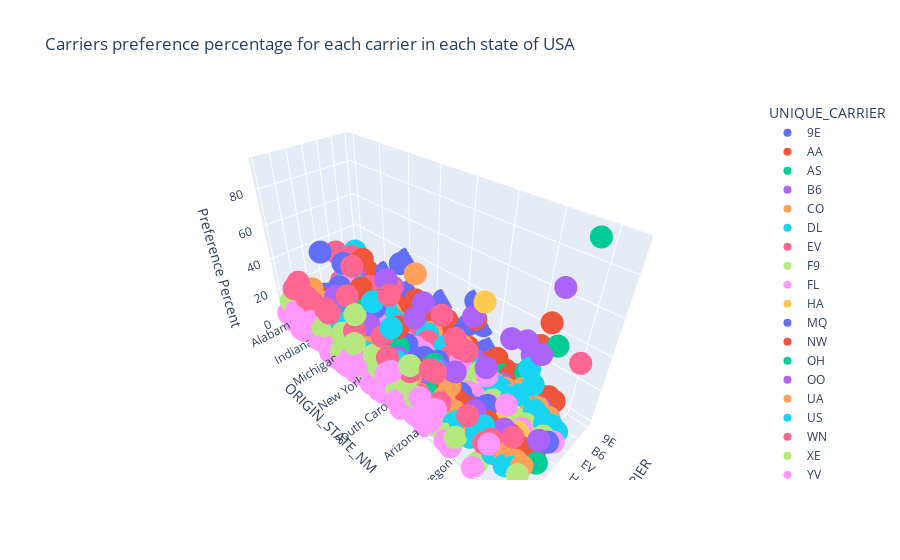

The code cell stored with this chart in its notebook:
### Code cell
fig = px.scatter_3d(Carrier_State, x='UNIQUE_CARRIER', y='ORIGIN_STATE_NM', z='Preference Percent',
              color='UNIQUE_CARRIER', title='Carriers preference percentage for each carrier in each state of USA')
fig.show()

### Figure 1 — Plotly figure (JSON) as saved in the notebook; plotly's stock layout.template omitted (floating-point values rounded to 4 significant figures)
{"data": [{"hovertemplate": "UNIQUE_CARRIER=%{x}<br>ORIGIN_STATE_NM=%{y}<br>Preference Percent=%{z}<extra></extra>", "legendgroup": "9E", "marker": {"color": "#636efa", "symbol": "circle"}, "mode": "markers", "name": "9E", "scene": "scene", "showlegend": true, "type": "scatter3d", "x": ["9E", "9E", "9E", "9E", "9E", "9E", "9E", "9E", "9E", "9E", "9E", "9E", "9E", "9E", "9E", "9E", "9E", "9E", "9E", "9E", "9E", "9E", "9E", "9E", "9E", "9E", "9E", "9E", "9E", "9E", "9E", "9E", "9E", "9E", "9E"], "y": ["Alabama", "Arkansas", "Connecticut", "District of Columbia", "Florida", "Georgia", "Illinois", "Indiana", "Iowa", "Kansas", "Kentucky", "Louisiana", "Maine", "Massachusetts", "Michigan", "Minnesota", "Mississippi", "Missouri", "Nebraska", "New Hampshire", "New Jersey", "New York", "North Carolina", "North Dakota", "Ohio", "Oklahoma", "Pennsylvania", "Rhode Island", "South Carolina", "South Dakota", "Tennessee", "Texas", "Vermont", "Virginia", "Wisconsin"], "z": [11.61, 9.232, 0.7739, 1.326, 1.1, 3.002, 0.9387, 14.3, 19.46, 12.49, 2.983, 5.748, 30.7, 1.005, 36.45, 16.55, 11.98, 3.455, 10.42, 0.8726, 0.1303, 4.055, 1.848, 22.24, 3.505, 9.028, 7.027, 5.201, 8.938, 16.05, 33.03, 1.01, 20.59, 5.534, 8.924]}, {"hovertemplate": "UNIQUE_CARRIER=%{x}<br>ORIGIN_STATE_NM=%{y}<br>Preference Percent=%{z}<extra></extra>", "legendgroup": "AA", "marker": {"color": "#EF553B", "symbol": "circle"}, "mode": "markers", "name": "AA", "scene": "scene", "showlegend": true, "type": "scatter3d", "x": ["AA", "AA", "AA", "AA", "AA", "AA", "AA", "AA", "AA", "AA", "AA", "AA", "AA", "AA", "AA", "AA", "AA", "AA", "AA", "AA", "AA", "AA", "AA", "AA", "AA", "AA", "AA", "AA", "AA", "AA", "AA", "AA", "AA", "AA", "AA", "AA", "AA", "AA"], "y": ["Alabama", "Arizona", "Arkansas", "California", "Colorado", "Connecticut", "District of Columbia", "Florida", "Georgia", "Hawaii", "Illinois", "Indiana", "Kansas", "Kentucky", "Louisiana", "Maryland", "Massachusetts", "Michigan", "Minnesota", "Missouri", "Nebraska", "Nevada", "New Jersey", "New Mexico", "New York", "North Carolina", "Ohio", "Oklahoma", "Oregon", "Pennsylvania", "Puerto Rico", "Tennessee", "Texas", "U.S. Virgin Islands", "Utah", "Virginia", "Washington", "Wyoming"], "z": [4.59, 4.203, 2.502, 8.225, 3.786, 8.126, 10.47, 14.54, 1.461, 4.129, 14.44, 3.528, 10.94, 4.072, 6.381, 3.274, 10.98, 1.357, 4.546, 14.43, 6.977, 5.385, 4.624, 8.025, 9.624, 2.929, 1.152, 13.35, 2.274, 4.246, 30.66, 4.023, 24.85, 45.53, 2.034, 4.009, 4.261, 3.544]}, {"hovertemplate": "UNIQUE_CARRIER=%{x}<br>ORIGIN_STATE_NM=%{y}<br>Preference Percent=%{z}<extra></extra>", "legendgroup": "AS", "marker": {"color": "#00cc96", "symbol": "circle"}, "mode": "markers", "name": "AS", "scene": "scene", "showlegend": true, "type": "scatter3d", "x": ["AS", "AS", "AS", "AS", "AS", "AS", "AS", "AS", "AS", "AS", "AS", "AS", "AS", "AS", "AS", "AS"], "y": ["Alaska", "Arizona", "California", "Colorado", "District of Columbia", "Florida", "Georgia", "Hawaii", "Illinois", "Massachusetts", "Minnesota", "Nevada", "New Jersey", "Oregon", "Texas", "Washington"], "z": [92.91, 1.58, 3.78, 0.5541, 0.8011, 0.2447, 0.08932, 2.901, 0.3737, 0.7417, 0.6434, 2.198, 0.6622, 13.61, 0.258, 38.13]}, {"hovertemplate": "UNIQUE_CARRIER=%{x}<br>ORIGIN_STATE_NM=%{y}<br>Preference Percent=%{z}<extra></extra>", "legendgroup": "B6", "marker": {"color": "#ab63fa", "symbol": "circle"}, "mode": "markers", "name": "B6", "scene": "scene", "showlegend": true, "type": "scatter3d", "x": ["B6", "B6", "B6", "B6", "B6", "B6", "B6", "B6", "B6", "B6", "B6", "B6", "B6", "B6", "B6", "B6", "B6", "B6", "B6", "B6", "B6", "B6"], "y": ["Arizona", "California", "Colorado", "District of Columbia", "Florida", "Illinois", "Louisiana", "Maine", "Maryland", "Massachusetts", "Nevada", "New Jersey", "New York", "North Carolina", "Oregon", "Pennsylvania", "Puerto Rico", "Texas", "Utah", "Vermont", "Virginia", "Washington"], "z": [0.2764, 3.104, 0.3648, 4.466, 9.978, 0.5225, 2.05, 18.76, 1.409, 20.24, 2.11, 3.897, 22.16, 1.796, 1.616, 0.8343, 28.87, 0.5195, 0.8963, 31.58, 4.997, 1.238]}, {"hovertemplate": "UNIQUE_CARRIER=%{x}<br>ORIGIN_STATE_NM=%{y}<br>Preference Percent=%{z}<extra></extra>", "legendgroup": "CO", "marker": {"color": "#FFA15A", "symbol": "circle"}, "mode": "markers", "name": "CO", "scene": "scene", "showlegend": true, "type": "scatter3d", "x": ["CO", "CO", "CO", "CO", "CO", "CO", "CO", "CO", "CO", "CO", "CO", "CO", "CO", "CO", "CO", "CO", "CO", "CO", "CO", "CO", "CO", "CO", "CO", "CO", "CO", "CO", "CO", "CO", "CO", "CO", "CO"], "y": ["Alaska", "Arizona", "California", "Colorado", "District of Columbia", "Florida", "Georgia", "Hawaii", "Illinois", "Indiana", "Louisiana", "Maryland", "Massachusetts", "Michigan", "Minnesota", "Missouri", "Nebraska", "Nevada", "New Jersey", "New Mexico", "New York", "North Carolina", "Ohio", "Oklahoma", "Oregon", "Pennsylvania", "Puerto Rico", "Texas", "U.S. Virgin Islands", "Utah", "Washington"], "z": [2.666, 2.228, 3.118, 1.815, 2.026, 5.526, 0.5475, 1.54, 1.203, 0.6867, 6.63, 1.713, 4.056, 0.9245, 0.327, 0.1421, 1.308, 3.033, 40.65, 0.7326, 1.181, 1.255, 8.852, 1.71, 3.082, 1.947, 9.899, 12.64, 6.628, 0.7421, 4.261]}, {"hovertemplate": "UNIQUE_CARRIER=%{x}<br>ORIGIN_STATE_NM=%{y}<br>Preference Percent=%{z}<extra></extra>", "legendgroup": "DL", "marker": {"color": "#19d3f3", "symbol": "circle"}, "mode": "markers", "name": "DL", "scene": "scene", "showlegend": true, "type": "scatter3d", "x": ["DL", "DL", "DL", "DL", "DL", "DL", "DL", "DL", "DL", "DL", "DL", "DL", "DL", "DL", "DL", "DL", "DL", "DL", "DL", "DL", "DL", "DL", "DL", "DL", "DL", "DL", "DL", "DL", "DL", "DL", "DL", "DL", "DL", "DL", "DL", "DL", "DL", "DL", "DL", "DL", "DL"], "y": ["Alabama", "Alaska", "Arizona", "California", "Colorado", "Connecticut", "District of Columbia", "Florida", "Georgia", "Hawaii", "Idaho", "Illinois", "Indiana", "Kentucky", "Louisiana", "Maryland", "Massachusetts", "Michigan", "Minnesota", "Mississippi", "Missouri", "Montana", "Nevada", "New Jersey", "New Mexico", "New York", "North Carolina", "Ohio", "Oregon", "Pennsylvania", "Puerto Rico", "Rhode Island", "South Carolina", "Tennessee", "Texas", "U.S. Virgin Islands", "Utah", "Virginia", "Washington", "Wisconsin", "Wyoming"], "z": [2.43, 1.132, 2.003, 3.475, 1.898, 19.24, 5.258, 11.57, 36.42, 1.93, 2.814, 0.9022, 4.097, 0.7102, 5.767, 4.251, 10.47, 2.223, 3.597, 1.812, 3.378, 0.8416, 4.608, 3.322, 2.897, 10.92, 2.865, 9.516, 3.74, 4.478, 7.827, 1.172, 7.678, 1.982, 1.281, 27.09, 19.22, 8.639, 5.039, 1.442, 3.165]}, {"hovertemplate": "UNIQUE_CARRIER=%{x}<br>ORIGIN_STATE_NM=%{y}<br>Preference Percent=%{z}<extra></extra>", "legendgroup": "EV", "marker": {"color": "#FF6692", "symbol": "circle"}, "mode": "markers", "name": "EV", "scene": "scene", "showlegend": true, "type": "scatter3d", "x": ["EV", "EV", "EV", "EV", "EV", "EV", "EV", "EV", "EV", "EV", "EV", "EV", "EV", "EV", "EV", "EV", "EV", "EV", "EV", "EV", "EV", "EV", "EV", "EV", "EV", "EV", "EV", "EV", "EV", "EV"], "y": ["Alabama", "Arkansas", "District of Columbia", "Florida", "Georgia", "Illinois", "Indiana", "Iowa", "Kansas", "Kentucky", "Louisiana", "Maine", "Michigan", "Mississippi", "Missouri", "Nebraska", "New Hampshire", "New York", "North Carolina", "Ohio", "Oklahoma", "Pennsylvania", "Rhode Island", "South Carolina", "South Dakota", "Tennessee", "Texas", "Virginia", "West Virginia", "Wisconsin"], "z": [30.7, 11.7, 0.5617, 3.939, 34.17, 0.7503, 6.441, 3.651, 14.13, 20.98, 11.07, 2.171, 1.613, 28.58, 2.219, 5.911, 2.618, 0.9594, 6.747, 5.842, 8.158, 2.169, 0.8791, 30.83, 0.1672, 7.134, 0.3715, 16.23, 47.11, 1.562]}, {"hovertemplate": "UNIQUE_CARRIER=%{x}<br>ORIGIN_STATE_NM=%{y}<br>Preference Percent=%{z}<extra></extra>", "legendgroup": "F9", "marker": {"color": "#B6E880", "symbol": "circle"}, "mode": "markers", "name": "F9", "scene": "scene", "showlegend": true, "type": "scatter3d", "x": ["F9", "F9", "F9", "F9", "F9", "F9", "F9", "F9", "F9", "F9", "F9", "F9", "F9", "F9", "F9", "F9", "F9", "F9", "F9", "F9", "F9", "F9", "F9"], "y": ["Arizona", "California", "Colorado", "District of Columbia", "Florida", "Georgia", "Idaho", "Illinois", "Indiana", "Massachusetts", "Michigan", "Minnesota", "Missouri", "Nevada", "New York", "Ohio", "Oregon", "Pennsylvania", "Tennessee", "Texas", "Utah", "Washington", "Wisconsin"], "z": [1.675, 1.12, 13.74, 0.8195, 0.7763, 0.2075, 0.8206, 0.3615, 2.013, 0.2991, 0.4065, 0.9704, 2.372, 1.919, 0.2558, 0.3361, 2.293, 0.2781, 0.7252, 0.6863, 1.012, 0.8654, 6.144]}, {"hovertemplate": "UNIQUE_CARRIER=%{x}<br>ORIGIN_STATE_NM=%{y}<br>Preference Percent=%{z}<extra></extra>", "legendgroup": "FL", "marker": {"color": "#FF97FF", "symbol": "circle"}, "mode": "markers", "name": "FL", "scene": "scene", "showlegend": true, "type": "scatter3d", "x": ["FL", "FL", "FL", "FL", "FL", "FL", "FL", "FL", "FL", "FL", "FL", "FL", "FL", "FL", "FL", "FL", "FL", "FL", "FL", "FL", "FL", "FL", "FL", "FL", "FL", "FL", "FL", "FL", "FL", "FL"], "y": ["Arizona", "California", "Colorado", "District of Columbia", "Florida", "Georgia", "Illinois", "Indiana", "Kansas", "Louisiana", "Maine", "Maryland", "Massachusetts", "Michigan", "Minnesota", "Missouri", "Nevada", "New Jersey", "New York", "North Carolina", "Ohio", "Pennsylvania", "Puerto Rico", "South Carolina", "Tennessee", "Texas", "Virginia", "Washington", "West Virginia", "Wisconsin"], "z": [0.4795, 0.4377, 0.8404, 3.84, 11.59, 17.1, 1.862, 14.49, 7.357, 2.874, 11.16, 18.2, 6.663, 2.341, 2.468, 3.072, 1.172, 0.9336, 4.302, 1.957, 5.986, 6.174, 8.517, 0.2292, 1.079, 0.7964, 10.87, 0.3396, 5.372, 16.97]}, {"hovertemplate": "UNIQUE_CARRIER=%{x}<br>ORIGIN_STATE_NM=%{y}<br>Preference Percent=%{z}<extra></extra>", "legendgroup": "HA", "marker": {"color": "#FECB52", "symbol": "circle"}, "mode": "markers", "name": "HA", "scene": "scene", "showlegend": true, "type": "scatter3d", "x": ["HA", "HA", "HA", "HA", "HA", "HA"], "y": ["Arizona", "California", "Hawaii", "Nevada", "Oregon", "Washington"], "z": [0.1749, 0.3633, 59.89, 0.5714, 1.165, 0.8216]}, {"hovertemplate": "UNIQUE_CARRIER=%{x}<br>ORIGIN_STATE_NM=%{y}<br>Preference Percent=%{z}<extra></extra>", "legendgroup": "MQ", "marker": {"color": "#636efa", "symbol": "circle"}, "mode": "markers", "name": "MQ", "scene": "scene", "showlegend": true, "type": "scatter3d", "x": ["MQ", "MQ", "MQ", "MQ", "MQ", "MQ", "MQ", "MQ", "MQ", "MQ", "MQ", "MQ", "MQ", "MQ", "MQ", "MQ", "MQ", "MQ", "MQ", "MQ", "MQ", "MQ", "MQ", "MQ", "MQ", "MQ", "MQ", "MQ", "MQ", "MQ", "MQ", "MQ", "MQ"], "y": ["Alabama", "Arkansas", "California", "Colorado", "Connecticut", "District of Columbia", "Florida", "Georgia", "Illinois", "Indiana", "Iowa", "Kansas", "Kentucky", "Louisiana", "Maryland", "Massachusetts", "Michigan", "Minnesota", "Mississippi", "Missouri", "Nebraska", "New Mexico", "New York", "North Carolina", "Ohio", "Oklahoma", "Pennsylvania", "South Carolina", "Tennessee", "Texas", "Virginia", "West Virginia", "Wisconsin"], "z": [5.967, 37.0, 4.186, 0.314, 9.121, 7.357, 3.137, 0.389, 20.59, 13.12, 38.96, 15.68, 13.68, 13.91, 1.434, 8.948, 5.704, 1.582, 21.86, 5.149, 5.669, 8.258, 8.4, 9.072, 11.73, 6.119, 2.716, 11.0, 7.952, 14.69, 5.985, 11.16, 13.33]}, {"hovertemplate": "UNIQUE_CARRIER=%{x}<br>ORIGIN_STATE_NM=%{y}<br>Preference Percent=%{z}<extra></extra>", "legendgroup": "NW", "marker": {"color": "#EF553B", "symbol": "circle"}, "mode": "markers", "name": "NW", "scene": "scene", "showlegend": true, "type": "scatter3d", "x": ["NW", "NW", "NW", "NW", "NW", "NW", "NW", "NW", "NW", "NW", "NW", "NW", "NW", "NW", "NW", "NW", "NW", "NW", "NW", "NW", "NW", "NW", "NW", "NW", "NW", "NW", "NW", "NW", "NW", "NW", "NW", "NW", "NW", "NW", "NW", "NW", "NW", "NW", "NW", "NW"], "y": ["Alaska", "Arizona", "Arkansas", "California", "Colorado", "Connecticut", "District of Columbia", "Florida", "Georgia", "Hawaii", "Illinois", "Indiana", "Louisiana", "Maryland", "Massachusetts", "Michigan", "Minnesota", "Missouri", "Montana", "Nebraska", "Nevada", "New Hampshire", "New Jersey", "New Mexico", "New York", "North Carolina", "North Dakota", "Ohio", "Oregon", "Pennsylvania", "Puerto Rico", "Rhode Island", "South Dakota", "Tennessee", "Texas", "Utah", "Virginia", "Washington", "Wisconsin", "Wyoming"], "z": [1.68, 2.008, 1.092, 2.104, 1.487, 7.076, 3.628, 4.944, 0.08932, 2.243, 1.4, 6.962, 3.123, 2.779, 3.78, 33.3, 52.02, 3.881, 3.366, 2.859, 3.744, 5.236, 1.368, 1.798, 4.767, 1.983, 23.05, 0.7603, 2.8, 2.549, 1.013, 5.275, 3.344, 10.2, 0.4782, 1.552, 1.355, 4.666, 9.628, 1.266]}, {"hovertemplate": "UNIQUE_CARRIER=%{x}<br>ORIGIN_STATE_NM=%{y}<br>Preference Percent=%{z}<extra></extra>", "legendgroup": "OH", "marker": {"color": "#00cc96", "symbol": "circle"}, "mode": "markers", "name": "OH", "scene": "scene", "showlegend": true, "type": "scatter3d", "x": ["OH", "OH", "OH", "OH", "OH", "OH", "OH", "OH", "OH", "OH", "OH", "OH", "OH", "OH", "OH", "OH", "OH", "OH", "OH", "OH", "OH", "OH", "OH", "OH", "OH", "OH", "OH", "OH", "OH", "OH", "OH", "OH"], "y": ["Alabama", "Connecticut", "District of Columbia", "Florida", "Georgia", "Illinois", "Indiana", "Iowa", "Kentucky", "Louisiana", "Maine", "Maryland", "Massachusetts", "Michigan", "Minnesota", "Mississippi", "Missouri", "Nebraska", "New Jersey", "New York", "North Carolina", "Ohio", "Oklahoma", "Pennsylvania", "Rhode Island", "South Carolina", "Tennessee", "Texas", "Vermont", "Virginia", "West Virginia", "Wisconsin"], "z": [5.373, 2.819, 5.884, 0.6263, 1.495, 0.72, 3.765, 4.196, 11.65, 1.054, 24.19, 0.368, 4.725, 4.996, 2.679, 1.461, 1.837, 4.167, 0.2497, 11.82, 4.14, 13.74, 0.7199, 2.447, 2.125, 1.719, 1.552, 0.332, 18.99, 8.159, 3.306, 2.008]}, {"hovertemplate": "UNIQUE_CARRIER=%{x}<br>ORIGIN_STATE_NM=%{y}<br>Preference Percent=%{z}<extra></extra>", "legendgroup": "OO", "marker": {"color": "#ab63fa", "symbol": "circle"}, "mode": "markers", "name": "OO", "scene": "scene", "showlegend": true, "type": "scatter3d", "x": ["OO", "OO", "OO", "OO", "OO", "OO", "OO", "OO", "OO", "OO", "OO", "OO", "OO", "OO", "OO", "OO", "OO", "OO", "OO", "OO", "OO", "OO", "OO", "OO", "OO", "OO", "OO", "OO", "OO", "OO", "OO", "OO", "OO", "OO", "OO", "OO", "OO", "OO", "OO", "OO"], "y": ["Alabama", "Arizona", "Arkansas", "California", "Colorado", "District of Columbia", "Georgia", "Idaho", "Illinois", "Indiana", "Iowa", "Kansas", "Kentucky", "Louisiana", "Michigan", "Minnesota", "Mississippi", "Missouri", "Montana", "Nebraska", "Nevada", "New Jersey", "New Mexico", "New York", "North Carolina", "North Dakota", "Ohio", "Oklahoma", "Oregon", "Pennsylvania", "South Carolina", "South Dakota", "Tennessee", "Texas", "Utah", "Virginia", "Washington", "West Virginia", "Wisconsin", "Wyoming"], "z": [2.592, 4.913, 13.25, 21.81, 27.19, 0.2302, 1.746, 61.78, 11.18, 4.333, 12.86, 23.23, 11.08, 0.6131, 1.121, 1.013, 3.39, 5.029, 91.2, 19.23, 4.418, 0.5428, 12.42, 0.7164, 0.4764, 54.71, 7.059, 10.68, 40.52, 2.141, 2.674, 42.98, 3.491, 1.693, 61.35, 0.05647, 13.9, 21.07, 21.57, 64.18]}, {"hovertemplate": "UNIQUE_CARRIER=%{x}<br>ORIGIN_STATE_NM=%{y}<br>Preference Percent=%{z}<extra></extra>", "legendgroup": "UA", "marker": {"color": "#FFA15A", "symbol": "circle"}, "mode": "markers", "name": "UA", "scene": "scene", "showlegend": true, "type": "scatter3d", "x": ["UA", "UA", "UA", "UA", "UA", "UA", "UA", "UA", "UA", "UA", "UA", "UA", "UA", "UA", "UA", "UA", "UA", "UA", "UA", "UA", "UA", "UA", "UA", "UA", "UA", "UA", "UA", "UA", "UA", "UA", "UA", "UA", "UA", "UA", "UA", "UA", "UA", "UA"], "y": ["Arizona", "California", "Colorado", "Connecticut", "District of Columbia", "Florida", "Georgia", "Hawaii", "Idaho", "Illinois", "Iowa", "Kansas", "Louisiana", "Maryland", "Massachusetts", "Michigan", "Minnesota", "Missouri", "Montana", "Nebraska", "Nevada", "New Jersey", "New Mexico", "New York", "North Carolina", "Ohio", "Oklahoma", "Oregon", "Pennsylvania", "Puerto Rico", "Rhode Island", "South Dakota", "Texas", "U.S. Virgin Islands", "Utah", "Virginia", "Washington", "Wyoming"], "z": [2.629, 10.96, 20.88, 9.287, 20.6, 2.234, 0.2478, 7.264, 5.1, 16.02, 5.286, 3.872, 4.196, 4.442, 8.015, 0.4721, 3.618, 2.416, 4.591, 9.399, 6.249, 2.812, 2.065, 4.247, 1.178, 1.401, 4.199, 6.465, 5.229, 4.236, 4.396, 8.361, 0.9203, 4.611, 0.6554, 1.525, 6.737, 6.076]}, {"hovertemplate": "UNIQUE_CARRIER=%{x}<br>ORIGIN_STATE_NM=%{y}<br>Preference Percent=%{z}<extra></extra>", "legendgroup": "US", "marker": {"color": "#19d3f3", "symbol": "circle"}, "mode": "markers", "name": "US", "scene": "scene", "showlegend": true, "type": "scatter3d", "x": ["US", "US", "US", "US", "US", "US", "US", "US", "US", "US", "US", "US", "US", "US", "US", "US", "US", "US", "US", "US", "US", "US", "US", "US", "US", "US", "US", "US", "US", "US", "US", "US", "US", "US", "US", "US", "US", "US", "US"], "y": ["Alaska", "Arizona", "California", "Colorado", "Connecticut", "District of Columbia", "Florida", "Georgia", "Hawaii", "Idaho", "Illinois", "Indiana", "Louisiana", "Maine", "Maryland", "Massachusetts", "Michigan", "Minnesota", "Missouri", "Nebraska", "Nevada", "New Hampshire", "New Jersey", "New Mexico", "New York", "North Carolina", "Ohio", "Oregon", "Pennsylvania", "Puerto Rico", "Rhode Island", "South Carolina", "Tennessee", "Texas", "U.S. Virgin Islands", "Utah", "Virginia", "Washington", "Wisconsin"], "z": [1.607, 28.23, 3.584, 1.672, 9.674, 14.72, 8.063, 1.141, 1.785, 3.576, 1.801, 2.652, 2.855, 4.806, 4.213, 15.1, 1.272, 3.143, 3.28, 2.277, 8.513, 6.195, 3.463, 3.03, 5.377, 43.84, 0.7203, 2.8, 35.43, 8.978, 16.41, 4.622, 0.9192, 1.56, 16.14, 1.301, 4.122, 3.615, 0.8924]}, {"hovertemplate": "UNIQUE_CARRIER=%{x}<br>ORIGIN_STATE_NM=%{y}<br>Preference Percent=%{z}<extra></extra>", "legendgroup": "WN", "marker": {"color": "#FF6692", "symbol": "circle"}, "mode": "markers", "name": "WN", "scene": "scene", "showlegend": true, "type": "scatter3d", "x": ["WN", "WN", "WN", "WN", "WN", "WN", "WN", "WN", "WN", "WN", "WN", "WN", "WN", "WN", "WN", "WN", "WN", "WN", "WN", "WN", "WN", "WN", "WN", "WN", "WN", "WN", "WN", "WN", "WN", "WN", "WN", "WN", "WN", "WN", "WN", "WN"], "y": ["Alabama", "Arizona", "Arkansas", "California", "Colorado", "Connecticut", "District of Columbia", "Florida", "Idaho", "Illinois", "Indiana", "Kentucky", "Louisiana", "Maryland", "Massachusetts", "Michigan", "Minnesota", "Mississippi", "Missouri", "Nebraska", "Nevada", "New Hampshire", "New Mexico", "New York", "North Carolina", "Ohio", "Oklahoma", "Oregon", "Pennsylvania", "Rhode Island", "Tennessee", "Texas", "Utah", "Virginia", "Washington", "Wisconsin"], "z": [19.28, 30.75, 13.92, 31.29, 14.94, 26.64, 2.578, 19.64, 25.91, 18.59, 10.94, 21.54, 20.16, 55.79, 3.409, 3.009, 3.322, 13.44, 40.93, 20.78, 52.68, 60.3, 53.08, 7.654, 5.061, 9.004, 30.35, 19.64, 19.12, 57.0, 17.04, 20.72, 10.68, 9.768, 16.12, 6.109]}, {"hovertemplate": "UNIQUE_CARRIER=%{x}<br>ORIGIN_STATE_NM=%{y}<br>Preference Percent=%{z}<extra></extra>", "legendgroup": "XE", "marker": {"color": "#B6E880", "symbol": "circle"}, "mode": "markers", "name": "XE", "scene": "scene", "showlegend": true, "type": "scatter3d", "x": ["XE", "XE", "XE", "XE", "XE", "XE", "XE", "XE", "XE", "XE", "XE", "XE", "XE", "XE", "XE", "XE", "XE", "XE", "XE", "XE", "XE", "XE", "XE", "XE", "XE", "XE", "XE", "XE", "XE", "XE", "XE", "XE", "XE", "XE", "XE", "XE", "XE", "XE", "XE", "XE"], "y": ["Alabama", "Arizona", "Arkansas", "Colorado", "Connecticut", "District of Columbia", "Florida", "Georgia", "Illinois", "Indiana", "Iowa", "Kansas", "Kentucky", "Louisiana", "Maine", "Maryland", "Massachusetts", "Michigan", "Minnesota", "Mississippi", "Missouri", "Nebraska", "New Hampshire", "New Jersey", "New Mexico", "New York", "North Carolina", "Ohio", "Oklahoma", "Pennsylvania", "Rhode Island", "South Carolina", "South Dakota", "Tennessee", "Texas", "Utah", "Vermont", "Virginia", "West Virginia", "Wisconsin"], "z": [12.28, 0.7503, 11.31, 2.909, 5.03, 4.309, 1.795, 1.092, 0.9205, 8.075, 2.997, 12.29, 9.801, 13.57, 3.876, 2.132, 1.268, 2.419, 3.512, 17.48, 8.003, 10.32, 16.14, 36.3, 5.628, 1.949, 4.288, 18.62, 12.87, 1.474, 5.275, 14.86, 8.194, 6.848, 16.19, 0.318, 28.83, 11.58, 11.98, 6.865]}, {"hovertemplate": "UNIQUE_CARRIER=%{x}<br>ORIGIN_STATE_NM=%{y}<br>Preference Percent=%{z}<extra></extra>", "legendgroup": "YV", "marker": {"color": "#FF97FF", "symbol": "circle"}, "mode": "markers", "name": "YV", "scene": "scene", "showlegend": true, "type": "scatter3d", "x": ["YV", "YV", "YV", "YV", "YV", "YV", "YV", "YV", "YV", "YV", "YV", "YV", "YV", "YV", "YV", "YV", "YV", "YV", "YV", "YV", "YV", "YV", "YV", "YV", "YV", "YV", "YV", "YV", "YV", "YV", "YV", "YV", "YV", "YV", "YV", "YV", "YV"], "y": ["Alabama", "Arizona", "California", "Colorado", "Connecticut", "District of Columbia", "Florida", "Georgia", "Hawaii", "Illinois", "Indiana", "Iowa", "Kentucky", "Maine", "Massachusetts", "Michigan", "Minnesota", "Missouri", "Nebraska", "Nevada", "New Hampshire", "New Jersey", "New Mexico", "New York", "North Carolina", "Ohio", "Oklahoma", "Pennsylvania", "Rhode Island", "South Carolina", "South Dakota", "Tennessee", "Texas", "Utah", "Virginia", "Wisconsin", "Wyoming"], "z": [5.184, 18.1, 2.44, 7.615, 2.211, 11.12, 0.3131, 0.8097, 18.32, 7.428, 4.594, 12.59, 3.504, 4.341, 0.2991, 2.387, 0.01055, 0.4045, 0.6783, 3.399, 8.639, 1.042, 2.065, 1.612, 10.57, 1.769, 2.819, 1.734, 2.271, 17.46, 20.9, 4.014, 1.01, 0.2409, 7.171, 4.548, 21.77]}], "layout": {"legend": {"title": {"text": "UNIQUE_CARRIER"}, "tracegroupgap": 0}, "scene": {"domain": {"x": [0, 1], "y": [0, 1]}, "xaxis": {"categoryarray": ["9E", "AA", "AS", "B6", "CO", "DL", "EV", "F9", "FL", "HA", "MQ", "NW", "OH", "OO", "UA", "US", "WN", "XE", "YV"], "categoryorder": "array", "title": {"text": "UNIQUE_CARRIER"}}, "yaxis": {"title": {"text": "ORIGIN_STATE_NM"}}, "zaxis": {"title": {"text": "Preference Percent"}}}, "title": {"text": "Carriers preference percentage for each carrier in each state of USA"}}}
